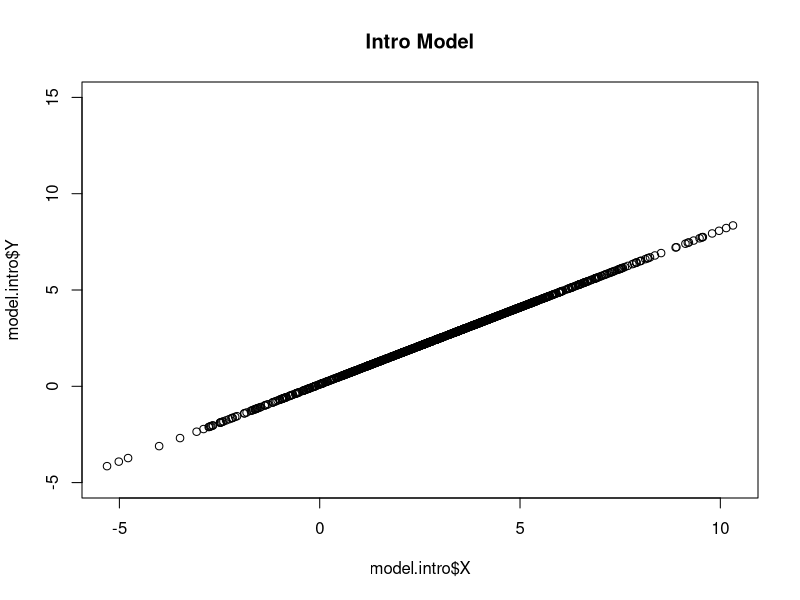
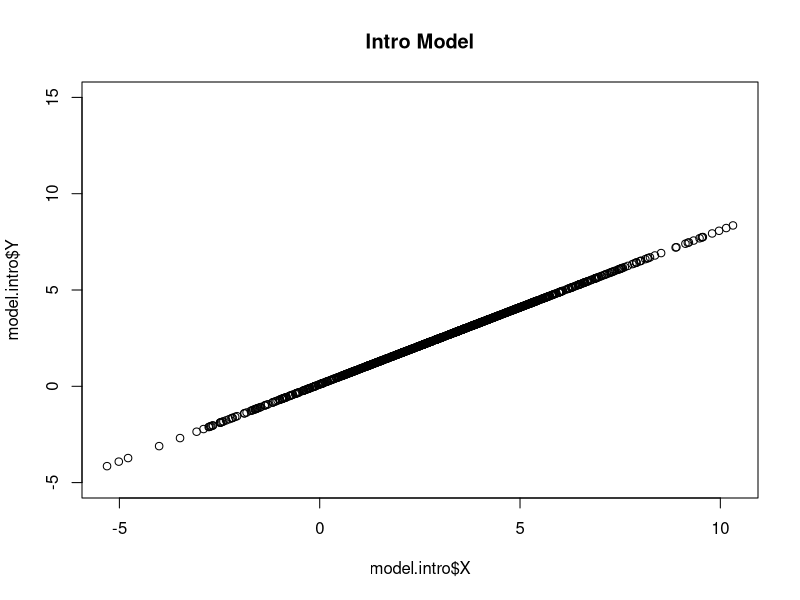
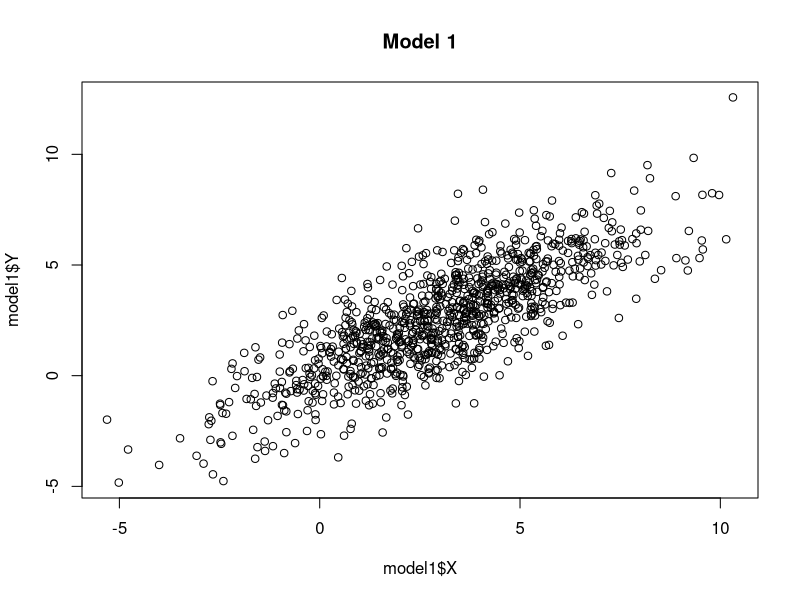
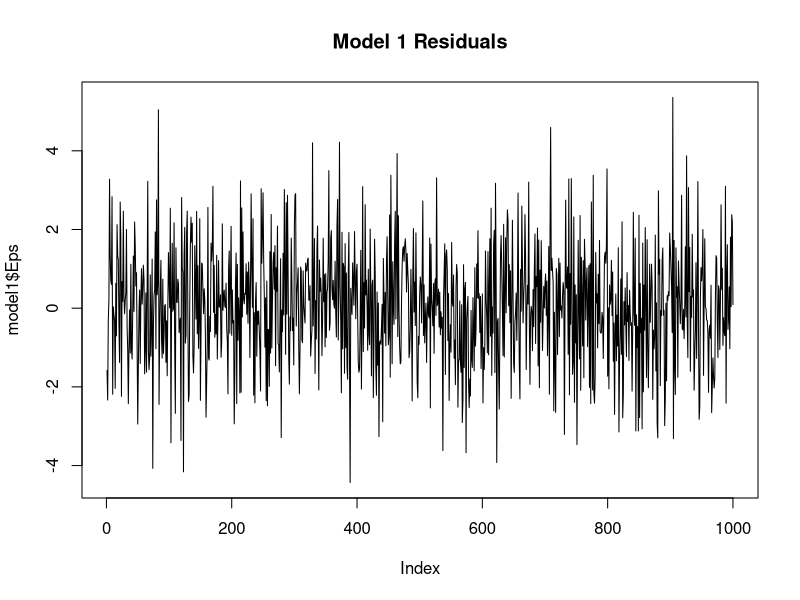
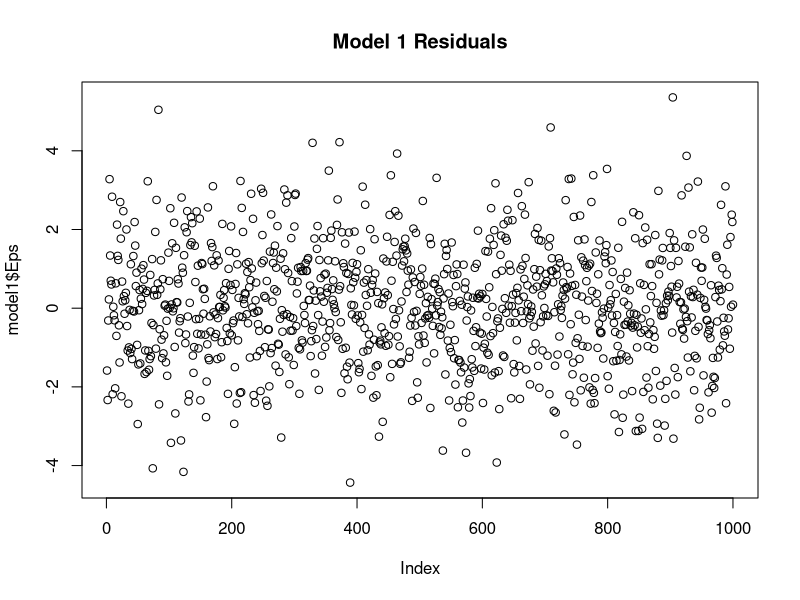
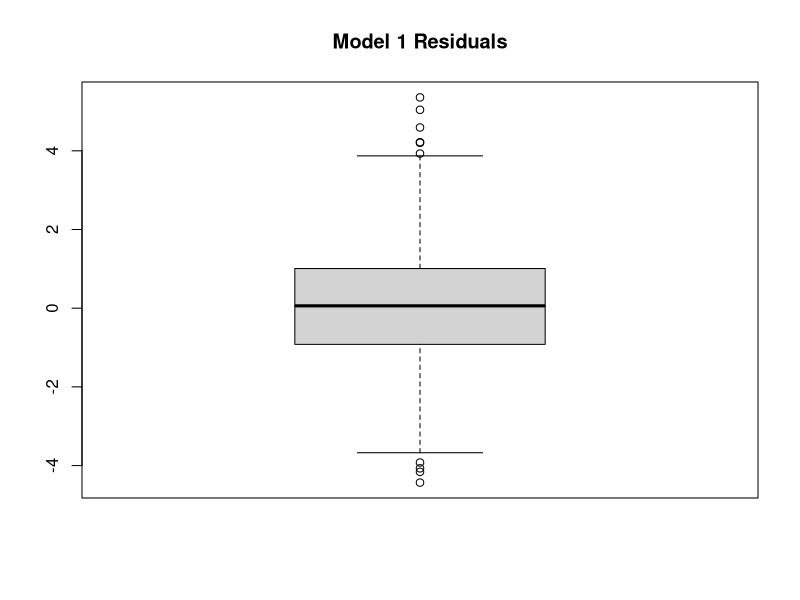
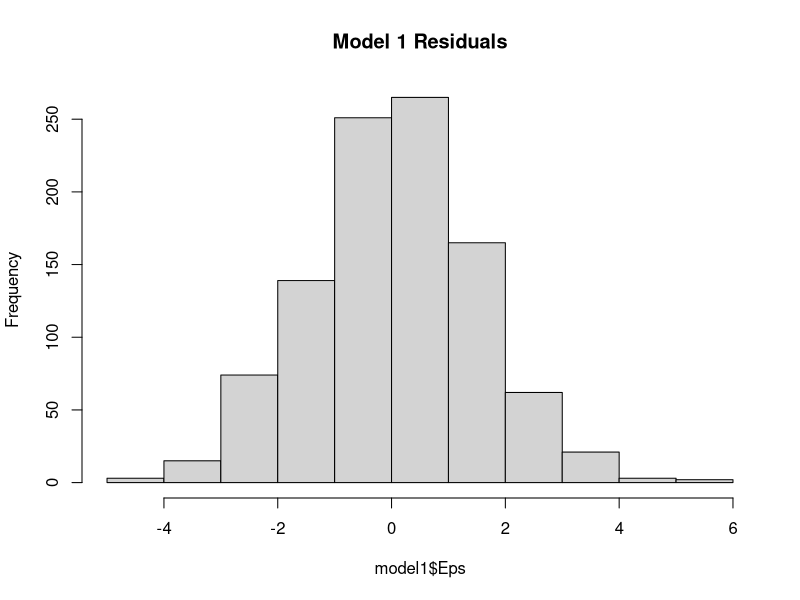
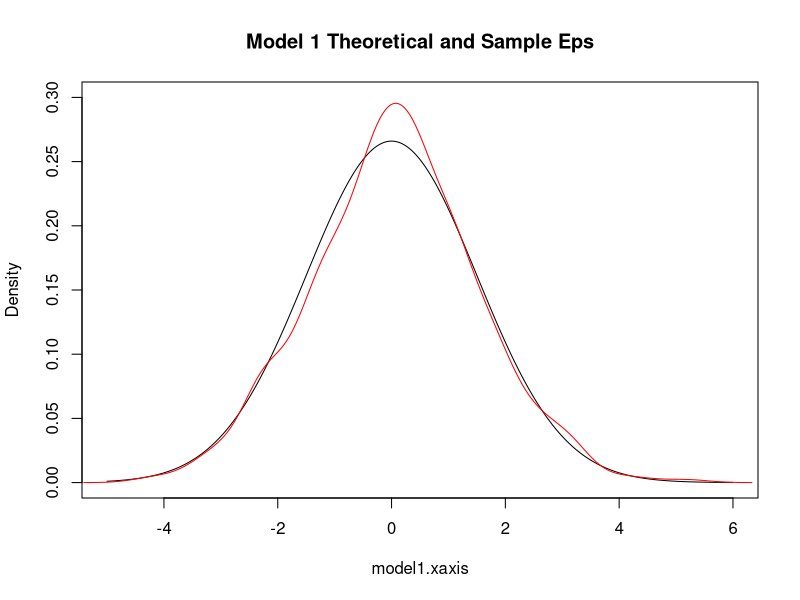

Write R code to recreate these figures, in order.
## ---- chunk 1
# Slope and Intercept
a <- 0.8; b <- 0.1
sample.n <- 1000

# Seeds
seed1 <- 111
seed2 <- 1112131415

options(scipen = 5)
## ---- chunk 2
# Simulate the X variable using rnorm()
set.seed(seed1)
model1.x.sd <- 2.5
model1.x <- rnorm(sample.n, mean = 3, sd = model1.x.sd)

# Simulate a simple introductory model with no residual 
model.intro.y <- (a * model1.x + b) 
model.intro <- data.frame(Y=model.intro.y, X=model1.x)

title <- "Intro Model"
plot(model.intro$X, model.intro$Y, main = title, ylim = c(-5, 15))
## ---- chunk 3
# Simulate the Eps residual using rnorm()
set.seed(seed2)
model1.eps.sd <- 1.5
model1.eps <- rnorm(sample.n, mean = 0, sd = model1.eps.sd)

model1.y <- (a * model1.x + b) + model1.eps
model1 <- data.frame(Y=model1.y, X=model1.x, Eps=model1.eps)

# Inspect results and compare with our simplistic model
title <- "Intro Model"
plot(model.intro$X, model.intro$Y, main = title, ylim = c(-5, 15))

title <- "Model 1"
head(model1)
plot(model1$X, model1$Y, main = title)
plot(model1$Eps, type = "l", main = paste(title, "Residuals"))
## ---- chunk 4
plot(model1$Eps, main = paste(title, "Residuals"))
boxplot(model1$Eps, main = paste(title, "Residuals"))
table(cut(model1$Eps, breaks = nclass.Sturges(model1$Eps)))
hist(model1$Eps, main = paste(title, "Residuals"))

# Theoretical and sample density
model1.xaxis <- (100 * floor(min(model1.eps))) : (100 * ceiling(max(model1.eps)))
model1.xaxis <- model1.xaxis / 100
plot(model1.xaxis, dnorm(model1.xaxis, mean = 0, sd = model1.eps.sd), 
     type = "l", ylim = c(0, 0.3), col = "black", ylab = "Density", 
     main = paste(title, "Theoretical and Sample Eps"))
lines(density(model1.eps), col = "Red")
## ---- chunk 5
# Our Y values are indeed calculated according to our model equation
(a * model1.x[0:5] + b + model1.eps[0:5])
(model1.y[0:5])

# The mean of our Epsilon sample is ~ 0, hence the mean of aX + b is ~ equivalent to the 
#   mean of Y, or a * the mean of X + b.
(mean(model1.eps))
c(mean((a * model1.x) + b), a * mean(model1.x) + b, mean(model1.y))

# The standard deviation of the sample Y is greater than the standrd deviation of Epsilon
c(sd(model1.y), sd(model1.eps))

# The variance of the sample Y is equal to the variance of aX + Epsilon
c(var(model1.y), var(a * model1.x + model1.eps))

# The standard deviation of the sample Y is equal to the sd of aX + Epsilon
c(sd(model1.y), sd(a * model1.x + model1.eps))
## ---- chunk 6
# Simulate the model using X from Model 1 and runif() for Eps
set.seed(seed2)
model2.min <- -4.33; model2.max <- 4.33
model2.eps <- runif(sample.n, min = model2.min, max = model2.max)

model2.y <- (a * model1.x + b) + model2.eps
model2 <- data.frame(Y=model2.y, X=model1.x, Eps=model2.eps)

# Inspect results
title <- "Model 2"
head(model2)
plot(model2$X, model2$Y, main = title)
plot(model2$Eps, type = "l", main = paste(title, "Residuals"))
## ---- chunk 7
plot(model2$Eps, main = paste(title, "Residuals"))
boxplot(model2$Eps, main = paste(title, "Residuals"))
table(cut(model2$Eps, breaks = nclass.Sturges(model2$Eps)))
hist(model2$Eps, main = paste(title, "Residuals"))

# Theoretical and sample density
model2.xaxis <- (100 * floor(min(model2.eps))) : (100 * ceiling(max(model2.eps)))
model2.xaxis <- model2.xaxis / 100
plot(model2.xaxis, dunif(model2.xaxis, model2.min, model2.max), 
     type = "l", ylim = c(0, 0.3), col = "black", ylab = "Density", 
     main = paste(title, "Theoretical and Sample Eps"))
lines(density(model2.eps), col = "Red")
## ---- chunk 8
# Simulate the model using X from Model 1 and rcauchy() for Eps
set.seed(seed2)
model3.eps <- rcauchy(sample.n, location = 0, scale = 0.3)

model3.y <- (a * model1.x + b) + model3.eps
model3 <- data.frame(Y=model3.y, X=model1.x, Eps=model3.eps)

# Inspect results
title <- "Model 3"
head(model3)
plot(model3$X, model3$Y, main = title)
plot(model3$Eps, type = "l", main = paste(title, "Residuals"))
## ---- chunk 9
plot(model3$X, model3$Y, main = paste(title, "Zoomed In"), 
     ylim = c(-5, 15))
title <- "Intro Model"
plot(model.intro$X, model.intro$Y, main = title, ylim = c(-5, 15))
## ---- chunk 10
title <- "Model 3"

plot(model3$Eps, main = paste(title, "Residuals"))
boxplot(model3$Eps, main = paste(title, "Residuals"))
table(cut(model3$Eps, breaks = nclass.Sturges(model3$Eps)))
hist(model3$Eps, main = paste(title, "Residuals"))

# Sample density
plot(density(model3.eps), main = paste(title, "Residual Density"))
## ---- chunk 11
(sd(model3$Eps))
## ---- chunk 12
model3.eps1 <- rcauchy(sample.n, location = 0, scale = 0.3)
model3.eps2 <- rcauchy(sample.n, location = 0, scale = 0.3)
model3.eps3 <- rcauchy(sample.n, location = 0, scale = 0.3)
model3.eps4 <- rcauchy(sample.n, location = 0, scale = 0.3)
model3.eps5 <- rcauchy(sample.n, location = 0, scale = 0.3)
c(sd(model3.eps1), sd(model3.eps2), sd(model3.eps3), sd(model3.eps4), sd(model3.eps5))
## ---- chunk 13
# Create heteroscedastic process
hetero.sd <- c(2, 3.4, 0.8, 2.6)
hetero.loop <- c(rep(hetero.sd[1], 50),
                 rep(hetero.sd[2], 75),
                 rep(hetero.sd[3], 75),
                 rep(hetero.sd[4], 50))
hetero.process <- rep(hetero.loop, 4)
plot(hetero.process, type = "l")

# Simulate the linear model residuals Eps with changing standard deviations.
set.seed(seed2)
model4.eps <- rnorm(sample.n) * hetero.process

# Plot the residuals
title <- "Model 4"
plot(model4.eps, type = "l", main = paste(title, "Residuals"))
## ---- chunk 14
plot(model4.eps, main = paste(title, "Residuals"))
boxplot(model4.eps, main = paste(title, "Residuals"))
table(cut(model4.eps, breaks = nclass.Sturges(model4.eps)))
hist(model4.eps, main = paste(title, "Residuals"))
## ---- chunk 15
hetero.x <- (100 * floor(min(model4.eps))) : (100 * ceiling(max(model4.eps)))
hetero.x <- hetero.x / 100

# Plot the theoretical distribution
plot(hetero.x, dnorm(hetero.x, mean = mean(model4.eps), sd = sd(model4.eps)), 
     type = "l", ylim = c(0, 0.3), col = "black", 
     ylab = "Distribution of Heteroscedastic Eps")

# And the heteroscedastic sample distribution
lines(density(model4.eps), col = "Red")
## ---- chunk 16
# Simulate the model using X from Model 1 and heteroscedastic residuals
model4.y <- (a * model1.x + b) + model4.eps
model4 <- data.frame(Y=model4.y, X=model1.x, Eps=model4.eps)

# Inspect results
plot(model4$X, model4$Y, main = title)
plot(model1$X, model1$Y, main = "Model 1", ylim = c(-9, 18))
## ---- chunk 17
# Calculate squared correlation coefficient using the parameters specified 
#   for Model 1 X and Eps
(rho.sq.theoretical <- (a * model1.x.sd)^2 / ((a * model1.x.sd)^2 + model1.eps.sd^2))
## ---- chunk 18
c(cor(model1$X, model1$Y)^2,
  cor(model2$X, model2$Y)^2,
  cor(model3$X, model3$Y)^2,
  cor(model4$X, model4$Y)^2)
## ---- chunk 19
# Create heteroscedastic process
hetero.sd <- c(1.75, 1.6, 1.1, 1.95)
hetero.loop <- c(rep(hetero.sd[1], 50),
                 rep(hetero.sd[2], 75),
                 rep(hetero.sd[3], 75),
                 rep(hetero.sd[4], 50))
hetero.process <- rep(hetero.loop, 4)
plot(hetero.process, type = "l")

# Simulate the linear model residuals Eps with changing standard deviations.
set.seed(seed2)
model5.eps <- rnorm(sample.n) * hetero.process

# Simulate the model using X from Model 1 and heteroscedastic residuals
model5.y <- (a * model1.x + b) + model5.eps
model5 <- data.frame(Y=model5.y, X=model1.x, Eps=model5.eps)

# Inspect results
title = "Model 5"
plot(model5$X, model5$Y, main = title, ylim = c(-10, 20))

# Observe the distribution of the residuals
hetero.x <- (100 * floor(min(model5.eps))) : (100 * ceiling(max(model5.eps)))
hetero.x <- hetero.x / 100

# Plot the theoretical distribution
plot(hetero.x, dnorm(hetero.x, mean = mean(model5.eps), sd = sd(model5.eps)), 
     type = "l", ylim = c(0, 0.3), col = "black", 
     ylab = "Distribution of Heteroscedastic Eps")

# And the heteroscedastic sample distribution
lines(density(model5.eps), col = "Red")

# Calculate correlation
cor(model5$X, model5$Y)^2
## ---- chunk 20
model1.est <- lm(Y~X, data = model1)
(model1.summary <- summary(model1.est))

names(model1.summary)
model1.summary$r.squared
model1.summary$coefficients
model1.summary$sigma^2
var(model1.summary$residuals)
## ---- chunk 21
var(model1.summary$residuals) * (sample.n - 1) / (sample.n - 2)
## ---- chunk 22
model1.a.est <- cov(model1.x, model1.y) / var(model1.x)
model1.b.est <- mean(model1.y) - (model1.a.est * mean(model1.x))
model1.sigma.eps.est <- sqrt(var(model1.y) - (model1.a.est^2 * var(model1.x)))

c(model1.a.est, model1.b.est, model1.sigma.eps.est)
## ---- chunk 23
c(model1.summary$sigma^2, var(model1.summary$residuals), model1.sigma.eps.est^2)
model1.sigma.eps.est^2 * (sample.n - 1) / (sample.n - 2)

df.ratio <- (sample.n - 1) / (sample.n - 2)
c(model1.summary$sigma^2, 
  var(model1.summary$residuals) * df.ratio, 
  model1.sigma.eps.est^2 * df.ratio)
## ---- chunk 24
model2.est <- lm(Y~X, data = model2)
model2.summary <- summary(model2.est)
model3.est <- lm(Y~X, data = model3)
model3.summary <- summary(model3.est)
model4.est <- lm(Y~X, data = model4)
model4.summary <- summary(model4.est)
## ---- chunk 25
model1.summary$coefficients
model1.summary$df
c(model1.summary$sigma, model1.summary$r.squared)

# Estimate r-squared from sample with Method of Moments
model1.rho.sq.est <- model1.a.est^2 * var(model1.x) / var(model1.y)
## ---- chunk 26
model2.summary$coefficients
model2.summary$df
c(model2.summary$sigma, model2.summary$r.squared)

# Calculate sigma epsilon through formula based on known uniform distrib parameters
model2.eps.sd <- sqrt((model2.max - model2.min)^2 / 12)
model2.rho.sq <- (a * model1.x.sd)^2 / ((a * model1.x.sd)^2 + model2.eps.sd^2)

# Estimate Model 2 parameters from sample using Method of Moments
model2.a.est <- cov(model1.x, model2.y) / var(model1.x)
model2.b.est <- mean(model2.y) - (model2.a.est * mean(model1.x))
model2.sigma.eps.est <- sqrt(var(model2.y) - (model2.a.est^2 * var(model1.x)))
model2.rho.sq.est <- model2.a.est^2 * var(model1.x) / var(model2.y)
## ---- chunk 27
model3.summary$coefficients
model3.summary$df
c(model3.summary$sigma, model3.summary$r.squared)

# Estimate Model 3 parameters from sample using Method of Moments
model3.a.est <- cov(model1.x, model3.y) / var(model1.x)
model3.b.est <- mean(model3.y) - (model3.a.est * mean(model1.x))
model3.sigma.eps.est <- sqrt(var(model3.y) - (model3.a.est^2 * var(model1.x)))
model3.rho.sq.est <- model3.a.est^2 * var(model1.x) / var(model3.y)
## ---- chunk 28
model4.summary$coefficients
model4.summary$df
c(model4.summary$sigma, model4.summary$r.squared)

# Estimate Model 4 parameters from sample using Method of Moments
model4.a.est <- cov(model1.x, model4.y) / var(model1.x)
model4.b.est <- mean(model4.y) - (model4.a.est * mean(model1.x))
model4.sigma.eps.est <- sqrt(var(model4.y) - (model4.a.est^2 * var(model1.x)))
model4.rho.sq.est <- model4.a.est^2 * var(model1.x) / var(model4.y)
## ---- chunk 29
# Create a function to plot our theoretical vs. heteroscedastic sample
PlotHetero <- function (model.hetero) {
  plot(model.hetero)
  
  hetero.x <- (100 * floor(min(model.hetero))) : (100 * ceiling(max(model.hetero)))
  hetero.x <- hetero.x / 100
  
  # Plot the theoretical distribution
  plot(hetero.x, dnorm(hetero.x, mean = mean(model.hetero), sd = sd(model.hetero)), 
       type = "l", ylim = c(0, 0.6), col = "black", 
       ylab = "Distribution of Heteroscedastic Eps")
  
  # And the heteroscedastic sample distribution
  lines(density(model.hetero), col = "Red")
}

# Create function to produce heteroscedastic sample
ModelHetero <- function (hetero.sd) {
  # Create heteroscedastic process
  hetero.loop <- c(rep(hetero.sd[1], 50),
                   rep(hetero.sd[2], 75),
                   rep(hetero.sd[3], 75),
                   rep(hetero.sd[4], 50))
  hetero.process <- rep(hetero.loop, 4)

  # Simulate the linear model residuals Eps with changing standard deviations.
  set.seed(seed2)
  model.hetero.eps <- rnorm(sample.n) * hetero.process
  
  # Simulate the model using X from Model 1 and heteroscedastic residuals
  model.hetero.y <- (a * model1.x + b) + model.hetero.eps
  return(data.frame(Y=model.hetero.y, X=model1.x, Eps=model.hetero.eps))
}

model.hetero <- ModelHetero(c(9, 1.5, 1.7, 1.6))
cor(model.hetero$X, model.hetero$Y)
PlotHetero(model.hetero$Eps)

model.hetero <- ModelHetero(c(0.2, 1.5, 1.7, 1.6))
cor(model.hetero$X, model.hetero$Y)
PlotHetero(model.hetero$Eps)

model.hetero <- ModelHetero(c(2, 2, 0.5, 0.5))
cor(model.hetero$X, model.hetero$Y)
PlotHetero(model.hetero$Eps)

model.hetero <- ModelHetero(c(1.6, 1.6, 1.7, 1.7))
cor(model.hetero$X, model.hetero$Y)
PlotHetero(model.hetero$Eps)
## ---- chunk 30
df <- read.table('Week3_Test_Sample.csv', header=TRUE)

test.fit <- lm(Y~X, df)
test.fit.summary <- summary(test.fit)
test.fit.summary

plot(df$X, df$Y)
y.est <- df$X * coef(test.fit)[2] + coef(test.fit)[1]
plot(df$X, y.est)

test.eps <- df$Y - y.est
par(mfrow=c(1,2))
plot(test.eps)
boxplot(test.eps)
hist(test.eps)
plot(density(test.eps))
par(mfrow=c(1,1))

plot(df$X, df$Y, xlim = c(0, 5), ylim = c(0,10))
